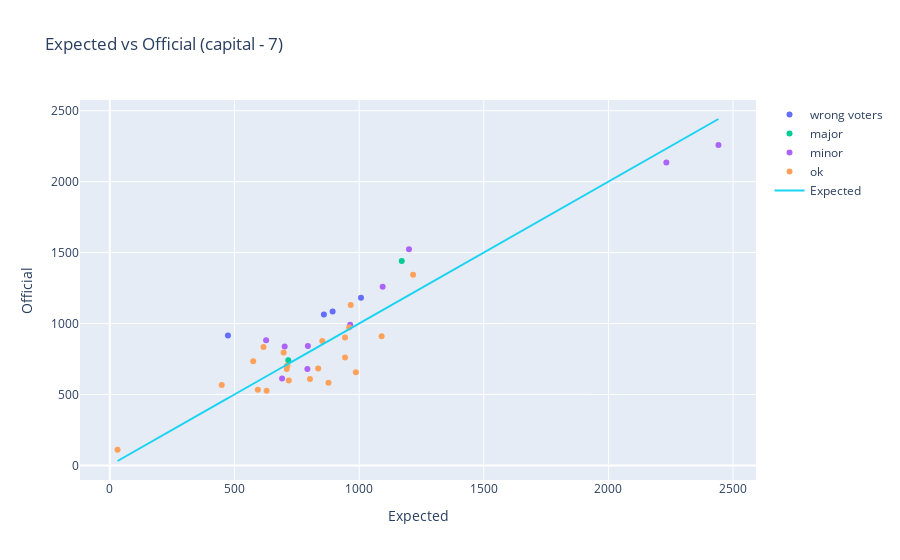

Notebook source saved alongside this figure:
### Code cell
expected_vs_official_detailed('capital', 7, 2.069)
